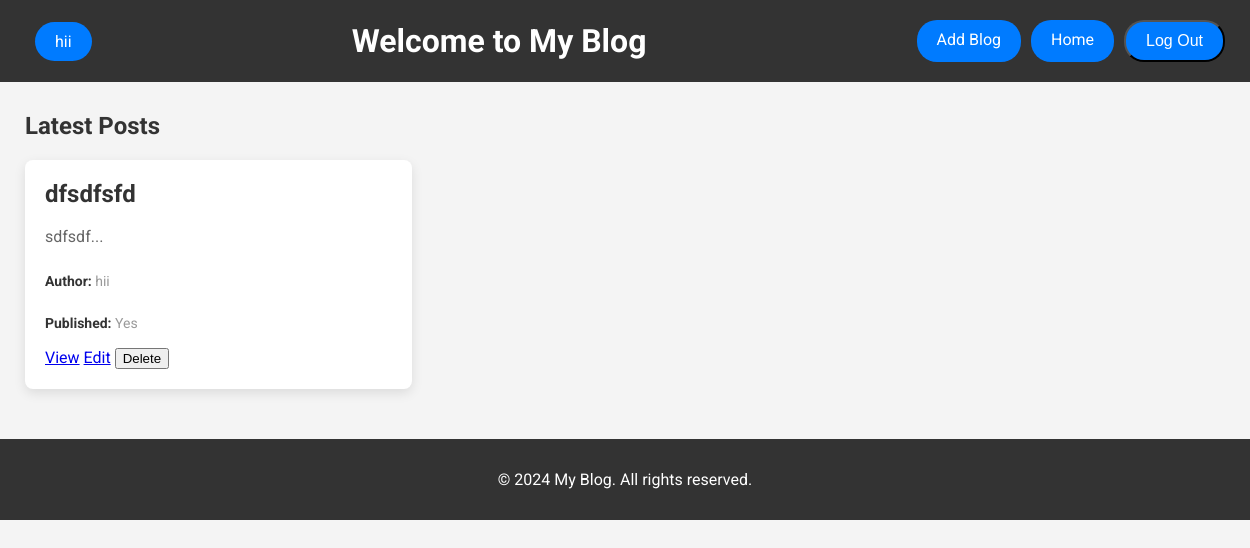
Page /home/ (signed in) on the earlier database version.
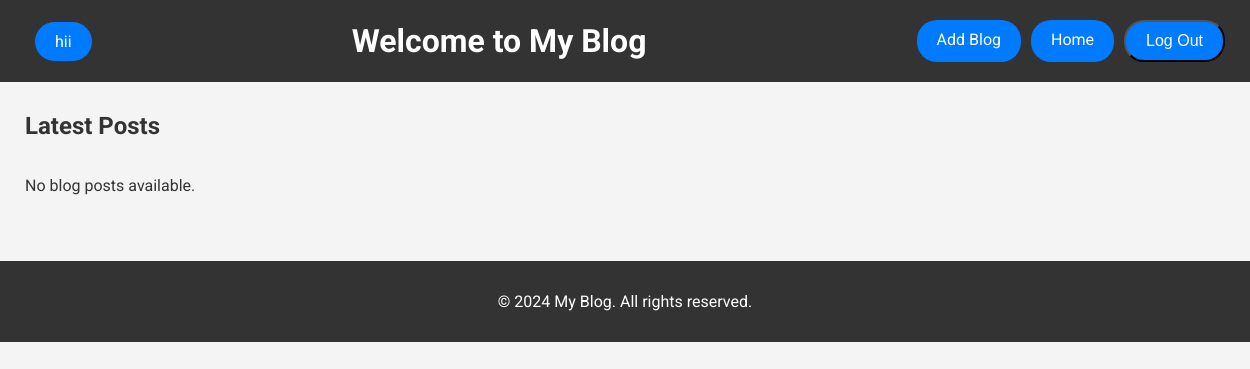
Same page on the later database version.
### app/models.py (models this page shows, shortened)
class Post(models.Model):
    title = models.CharField(max_length=200)
    content = models.TextField()
    author = models.ForeignKey(Author, on_delete=models.CASCADE, related_name="posts")  # Many-to-one relationship
    categories = models.ManyToManyField(Category, related_name="posts")  # Many-to-many relationship
    created_at = models.DateTimeField(auto_now_add=True)
    updated_at = models.DateTimeField(auto_now=True)
    is_published = models.BooleanField(default=False)
    class Meta:
        ordering = ['-created_at']  # Newest posts first

class Author(models.Model):
    user = models.OneToOneField(User, on_delete=models.CASCADE)  # Link to Django's built-in User model
    bio = models.TextField(blank=True, null=True)  # Author bio

### app/views.py (the view)
# urls.py: 2. Add a URL to urlpatterns:  path('', views.home, name='home')
@login_required
def home(request):
    if request.user.is_authenticated:
        posts = Post.objects.filter(author__user=request.user)
        return render(request, "base.html", {"posts": posts})
    else:
        return redirect('login')  # Redirects to login page

### templates/base.html (shortened to what this page needs)
<!DOCTYPE html>
<html lang="en">
<head>
    {% load static %}
    <link rel="stylesheet" href="{% static 'css/base.css' %}">
</head>
<body>
    <header>
        <div class="header-container">
            {% if request.user.is_authenticated %}
                <a href="#" class="add-blog-button">{{ request.user.username }}</a>
            {% else %}
                <a href="{% url 'login' %}" class="add-blog-button">Login</a>
            {% endif %}
            <h1>Welcome to My Blog</h1>
            <nav>
                <a href="{% url 'add-blog' %}" class="add-blog-button">Add Blog</a>
                <a id="home-button" href="{% url 'home' %}" class="add-blog-button">Home</a>
                {% if request.user.is_authenticated %}
                    <form action="{% url 'logout' %}" method="POST" style="display:inline;">
                        <button type="submit" class="add-blog-button">Log Out</button>
                    </form>
                {% else %}
                    <a href="{% url 'login' %}" class="add-blog-button">Log In</a>
                {% endif %}
            </nav>
        </div>
    </header>
    <div class="content">
        <section class="blog-posts">
            <h2>Latest Posts</h2>
            <div class="posts-container">
                {% block content %}
                {% for post in posts %}
                    <div class="post-item">
                        <h3>{{ post.title }}</h3>
                        <p>{{ post.content|slice:":200" }}...</p>
                        <p class="author-info"><strong>Author:</strong> {{ post.author.user.username }}</p>
                        <p class="author-info"><strong>Published:</strong> {{ post.is_published|yesno:"Yes,No" }}</p>
                        <div class="post-actions">
                            <a href="{% url 'view-post' post.id %}" class="view-btn">View</a>
                            <a href="{% url 'edit-post' post.id %}" class="edit-btn">Edit</a>
                            <form method="POST" action="{% url 'delete-post' post.id %}" style="display:inline;">
                                <button type="submit" class="delete-btn" onclick="return confirm('Are you sure you want to delete this post?')">Delete</button>
                            </form>
                        </div>
                    </div>
                {% empty %}
                    <p>No blog posts available.</p>
                {% endfor %}
                {% endblock content %}
            </div>
        </section>
    </div>
    <footer>
        <p>&copy; 2024 My Blog. All rights reserved.</p>
    </footer>
</body>
</html>

Differences in the rows shown:
removed Post: title "dfsdfsfd", content "sdfsdf", author.user.username "hii", is_published "Yes"
Other differences:
text now shown: "No blog posts available."
